Frame 1 (no input): blank canvas, image omitted
Frame 60 (no input): blank canvas, image omitted
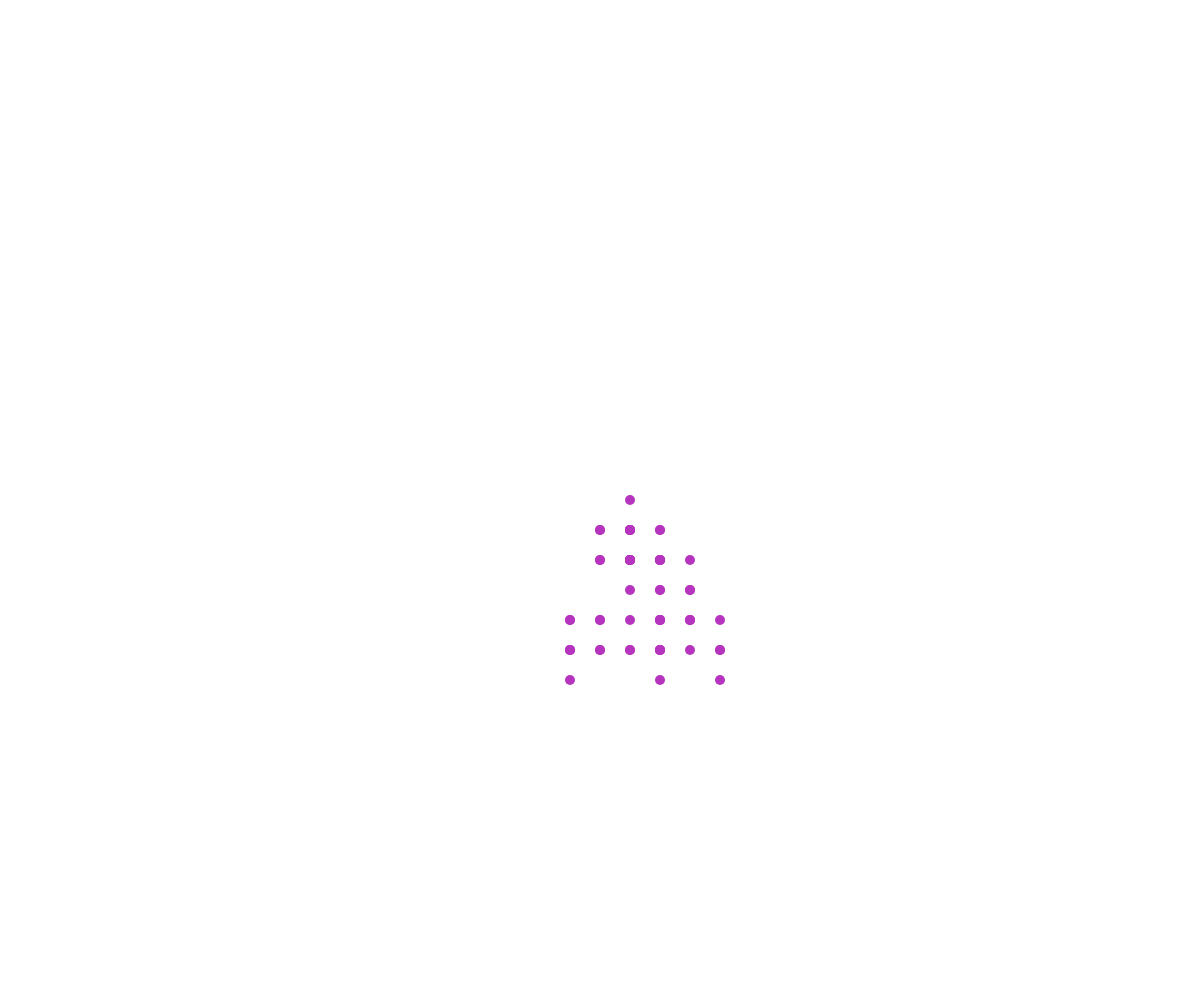
Frame 120 (the mouse pressed at the canvas centre since frame 60)

The p5.js sketch whose frames 1 and 60 were blank and that drew this single picture after the mouse press (run headless with seeded random() and noise() and a simulated clock; from frame 60 on, the mouse is pressed at the canvas centre):

// p5.js sketch
// ── sketch.js
// Walker OOP Demo

class Walker {
  constructor(x, y, theColor) {
    this.x = x;
    this.y = y;
    this.color = theColor;
    this.speed = 30;
    this.radius = 5;
  }

  display() {
    noStroke();
    fill(this.color);
    circle(this.x, this.y, this.radius * 2);
  }

  move() {
    let choice = random(100);
    if (choice < 25) {
      //up
      this.y -= this.speed;
    }
    else if (choice < 50) {
      this.y += this.speed;
    }
    else if (choice < 75) {
      this.x -= this.speed;
    }
    else {
      this.x += this.speed;
    }
  }
}

// let ro = new Walker(200, 300, "green");
// let noor = new Walker(400, 500, "red");
let theWalkers = [];


function setup() {
  createCanvas(windowWidth, windowHeight);
}

function draw() {
  // background(220);
  // noor.move();
  // noor.display();

  // ro.move();
  // ro.display();

  for (let myWalker of theWalkers) {
    myWalker.move();
    myWalker.display();
  }
}

function mousePressed() {
  spawnWalker(mouseX, mouseY);
}

function spawnWalker(x, y) {
  let r = random(255);  
  let g = random(255);
  let b = random(255);
  let someColor = color(r, g, b);
  let someWalker = new Walker(x, y, someColor);
  theWalkers.push(someWalker);
}
